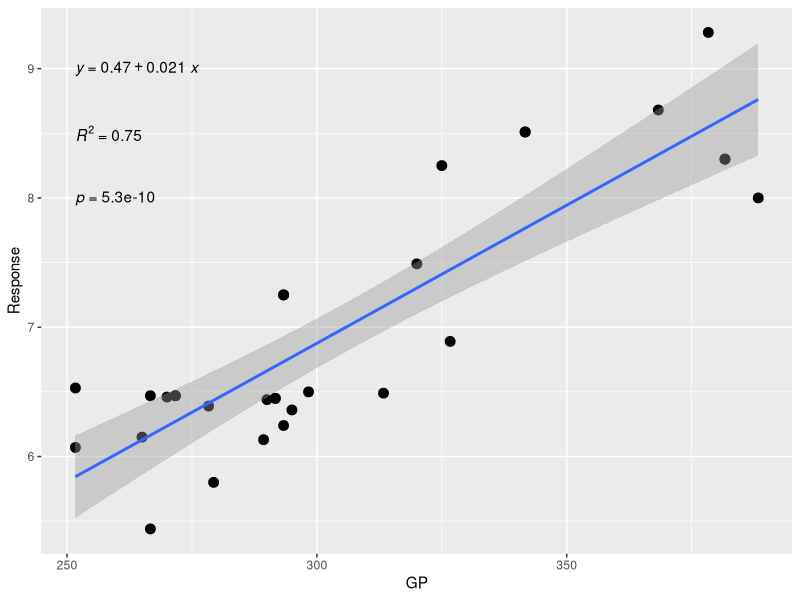
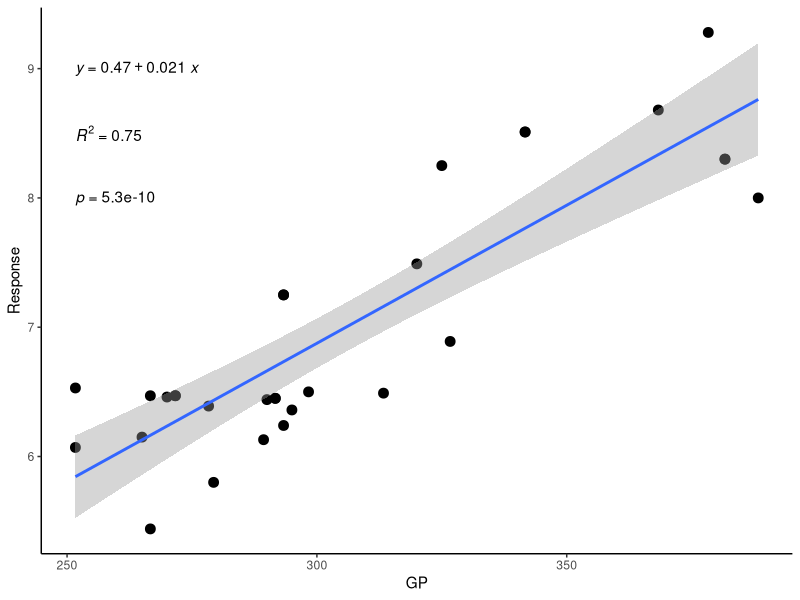
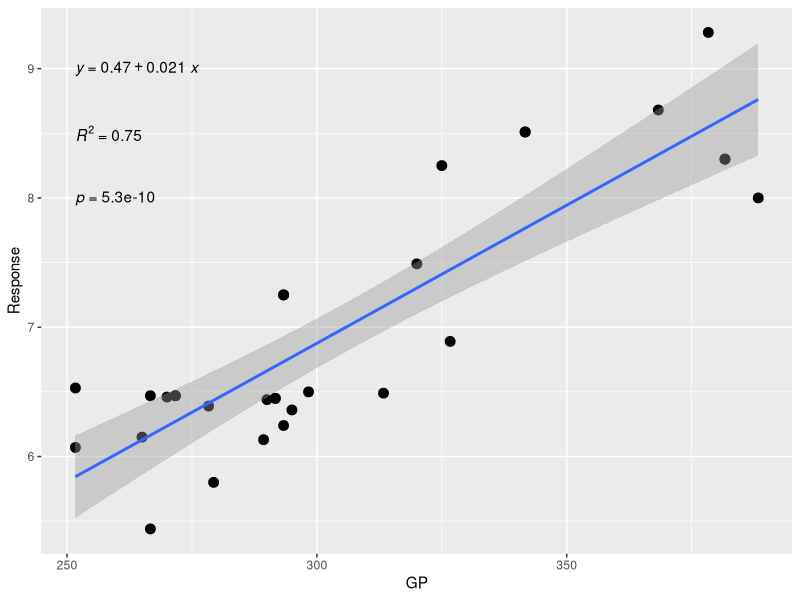
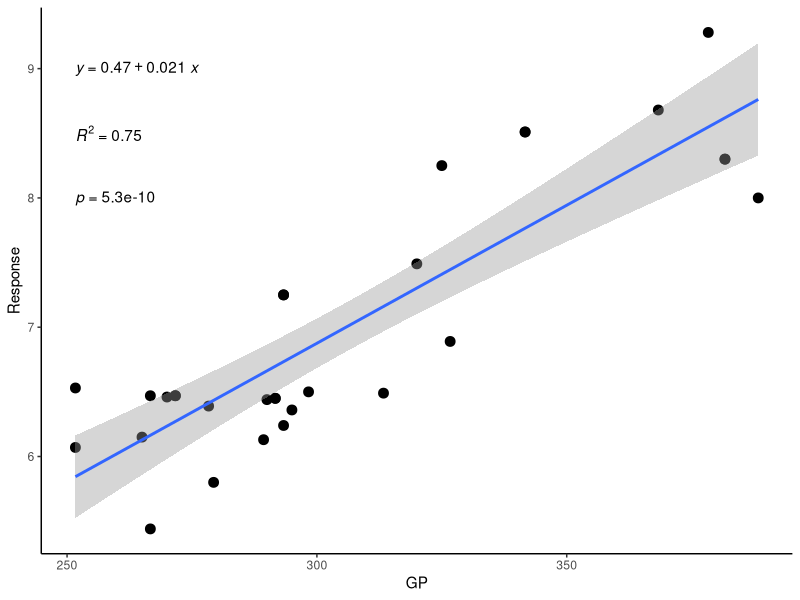

Generate these figures, in order, with R:
### Dot plot with regression analysis scale free
R<-read.csv("Data.csv")
attach(R)
library(ggpubr)
ggplot(R,aes(x=GP,y=Response))+
  geom_point(size=3)+
  geom_smooth(method = "lm")+
  stat_regline_equation(aes(label=paste(..eq.label..)),label.y = 9)+
  stat_regline_equation(aes(label=paste(..rr.label..)),label.y = 8.5)+
  stat_cor(aes(label=paste(..p.label..)),label.y = 8.0)+
  ylab("Response")
## Save the graph
ggsave("Figure3.png",width = 12,height = 6,dpi=300)


### Dot plot with regression analysis scale theme change
R<-read.csv("Data.csv")
attach(R)
library(ggpubr)
ggplot(R,aes(x=GP,y=Response))+
  geom_point(size=3)+
  geom_smooth(method = "lm")+
  stat_regline_equation(aes(label=paste(..eq.label..)),label.y = 9)+
  stat_regline_equation(aes(label=paste(..rr.label..)),label.y = 8.5)+
  stat_cor(aes(label=paste(..p.label..)),label.y = 8.0)+
  ylab("Response")+
  theme_classic()
## Save the graph
ggsave("Figure4.png",width = 12,height = 6,dpi=300)